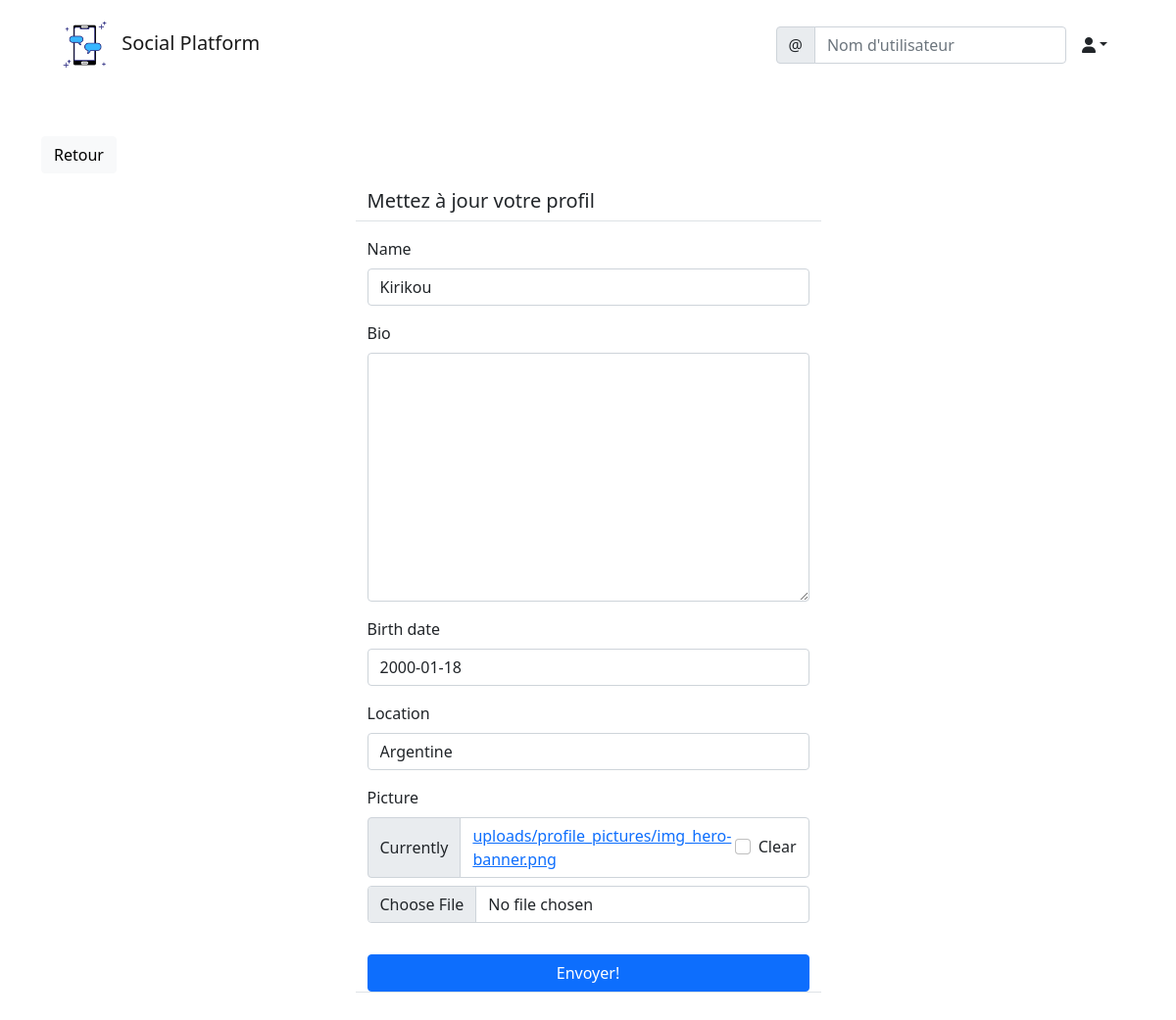
The app's page /social/profile/edit/4/ (signed in) with its own data.
### social/models.py (models this page shows)
class UserProfile(models.Model):
	user = models.OneToOneField(User, primary_key=True, verbose_name='user', related_name='profile', on_delete=models.CASCADE)
	name = models.CharField(max_length=30, blank=True, null=True)
	bio = models.TextField(max_length=500, blank=True, null=True)
	birth_date=models.DateField(null=True, blank=True)
	location = models.CharField(max_length=100, blank=True, null=True)
	picture = models.ImageField(upload_to='uploads/profile_pictures', default='uploads/profile_pictures/default.png', blank=True)
	followers = models.ManyToManyField(User, blank=True, related_name='followers')

### social/views.py (the view, shortened to what this page needs)
# urls.py: path('profile/edit/<int:pk>/', ProfileEditView.as_view(), name='profile-edit'),
class ProfileEditView(LoginRequiredMixin, UserPassesTestMixin, UpdateView):
    model = UserProfile
    fields = ['name', 'bio', 'birth_date', 'location', 'picture']
    template_name = 'social/profile_edit.html'
    def test_func(self):
        profile = self.get_object()
        return self.request.user == profile.user

### social/templates/social/profile_edit.html (shortened to what this page needs)
{% extends 'landing/base.html' %}
{% load crispy_forms_tags %}
{% block content %}
<div class="container">
    <div class="row mt-5">
        <div class="col-md-5 col-sm-6">
            <a href="{% url 'profile' object.pk %}" class="btn btn-light">Retour</a>
        </div>
    </div>
    <div class="row justify-content-center mt-3">
        <div class="col-md-5 col-sm-12 border-bottom">
            <h5>Mettez à jour votre profil</h5>
        </div>
    </div>
    <div class="row justify-content-center mt-3 mb-5">
        <div class="col-md-5 col-sm-12 border-bottom">
            <form method="POST" enctype="multipart/form-data">
                {{ form | crispy }}
                <div class="d-grid gap-2">
                    <button class="btn btn-primary mt-3">Envoyer!</button>
                </div>
            </form>
        </div>
    </div>
</div>
{% endblock content %}

### records on screen
UserProfile: name "Kirikou", birth_date "2000-01-18", location "Argentine"
